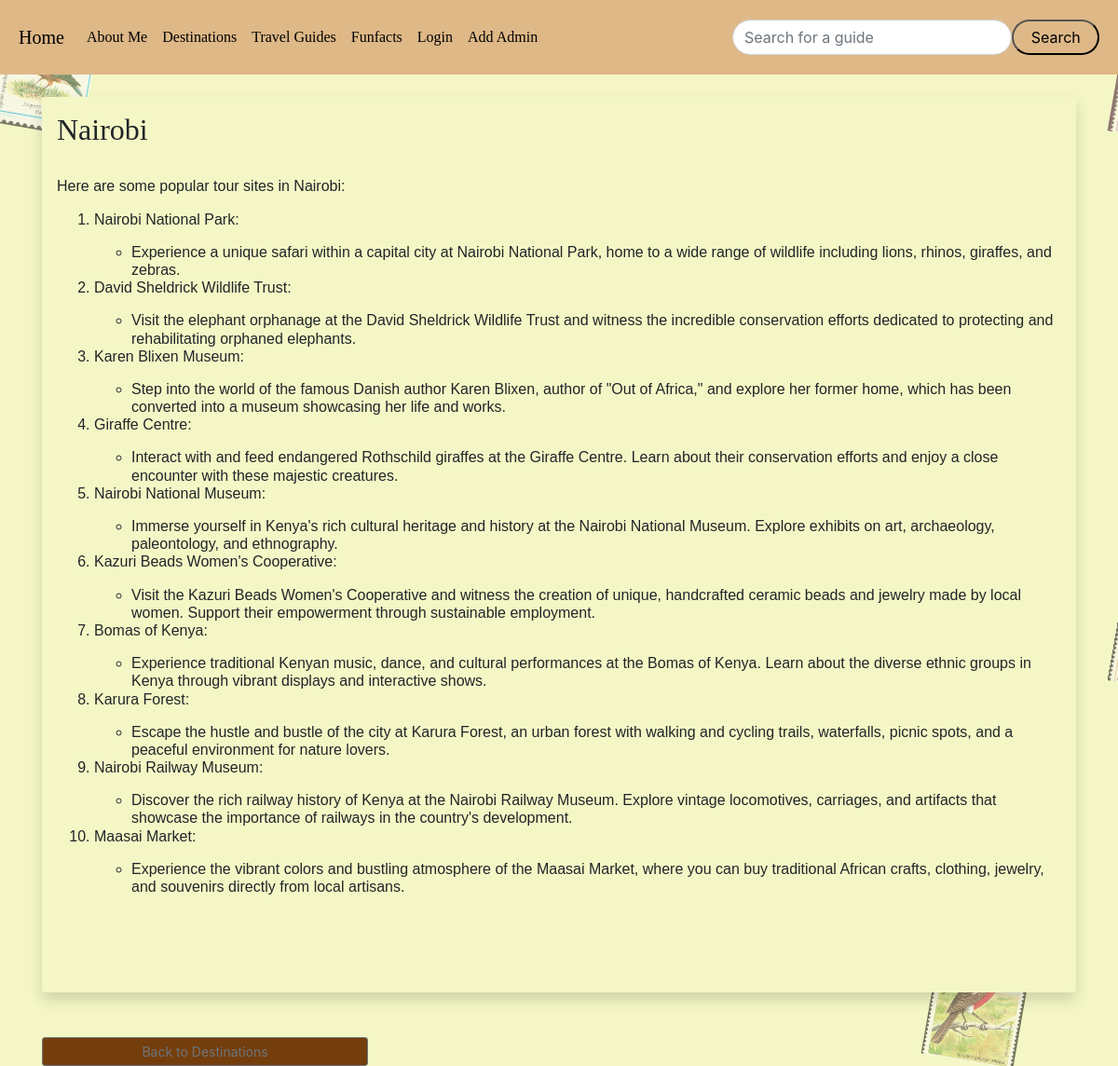
Screenshot of /destinations/1 with the database file from the repository.
### app.py (models this page shows)
class Destinations(db.Model):
    __tablename__ = 'destinations'
    id = db.Column(db.Integer, primary_key=True)
    title = db.Column(db.String(200), nullable=False)
    date_posted = db.Column(db.Date, default=date.today)
    content = db.Column(db.Text, nullable=False)

### app.py (the view)
@app.route('/destinations/<int:id>')
def destination(id):
    destination = Destinations.query.get_or_404(id)
    return render_template('destination.html', destination=destination)

### app.py
class SearchForm(FlaskForm):
    searched = StringField("Searched", validators=[DataRequired()])
    submit = SubmitField("Search")

### app.py (called while the page is built)
@app.context_processor
def base():
    form = SearchForm()
    return dict(form=form)

### templates/destination.html (shortened to what this page needs)
{% extends 'base.html' %}
{% block content %}
<h1 style="font-family: 'Papyrus'; text-align: center">Destinations to Inspire Adventure</h1>
<br/>
<div class="stamp-container">
    <img src="/static/images/stamps20.jpg" alt="Stamp 1" class="stamp" />
    <img src="/static/images/stamps23.jpg" alt="Stamp 6" class="stamp" />
    <img src="/static/images/stamps2.jpg" alt="Stamp 10" class="stamp" />
</div>
<div class="shadow p-3 mb-5 bg-body rounded" style="background: #f4f7c5;">
    <h2 style="font-family: Papyrus;">{{ destination.title }}</h2><br/>
    <h6 style="font-family: Arial, Helvetica, sans-serif;">{{ destination.content | safe }}</h6><br/>
    <br/><br/>
</div>
<a href="{{ url_for('destinations') }}" class="btn btn-outline-secondary btn-sm" style="background-color: #743e0c; width: 350px;">Back to Destinations</a>
{% endblock %}

### static/styles.css (style rules this page uses)
body, html { margin: 0; padding: 0; }
img { width: 100%; height: 100%; object-fit: cover; }
h2 { font-family: Papyrus; }
body { background-color: #f4f7c5; }

### templates/destination.html (style rules this page uses)
.stamp-container { position: fixed; top: 0; left: 0; right: 0; bottom: 0; pointer-events: none; z-index: -1; }
.stamp { position: absolute; width: 100px; height: 140px; opacity: 0.6; pointer-events: none; transform: rotate(10deg); }
.stamp:nth-child(1) { top: 600px; left: 1200px; }
.stamp:nth-child(6) { top: 1000px; left: 1000px; }
.stamp:nth-child(10) { top: 10px; left: 1200px; }

### rows the page displays
Destinations: title "Nairobi", content "Here are some popular tour sites in Nairobi: Nairobi National Park: Experience a unique safari within a capital city at Nairobi National Park, home to a wide range of wildlife including lions, rhinos, giraffes, and zebras. David Sheldrick Wildlife Trust: Visit the elephant orphanage at the David Sheldrick Wildlife Trust and witness the incredible conservation efforts dedicated to protecting and rehabilitating orphaned elephants. Karen Blixen Museum: Step into the world of the famous Danish author Karen Blixen, author of \"Out of Africa,\" and explore her former home, which has been converted into a museum showcasing her life and works. Giraffe Centre: Interact with and feed endangered…"
